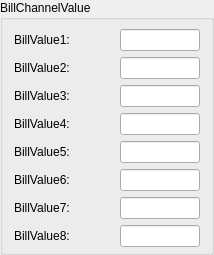
      <widget class="QGroupBox" name="groupBoxBill">
       <property name="sizePolicy">
        <sizepolicy hsizetype="Fixed" vsizetype="Preferred">
         <horstretch>0</horstretch>
         <verstretch>0</verstretch>
        </sizepolicy>
       </property>
       <property name="maximumSize">
        <size>
         <width>208</width>
         <height>16777215</height>
        </size>
       </property>
       <property name="title">
        <string>BillChannelValue</string>
       </property>
       <layout class="QVBoxLayout" name="verticalLayout_2">
        <property name="topMargin">
         <number>9</number>
        </property>
        <property name="bottomMargin">
         <number>5</number>
        </property>
        <item>
         <layout class="QHBoxLayout" name="horizontalLayout_31">
          <item>
           <widget class="QLabel" name="billValue_label">
            <property name="minimumSize">
             <size>
              <width>100</width>
              <height>0</height>
             </size>
            </property>
            <property name="maximumSize">
             <size>
              <width>100</width>
              <height>16777215</height>
             </size>
            </property>
            <property name="text">
             <string>BillValue1:</string>
            </property>
           </widget>
          </item>
          <item>
           <widget class="QLineEdit" name="billValue_lineEdit">
            <property name="minimumSize">
             <size>
              <width>80</width>
              <height>0</height>
             </size>
            </property>
            <property name="maximumSize">
             <size>
              <width>80</width>
              <height>16777215</height>
             </size>
            </property>
            <property name="text">
             <string/>
            </property>
            <property name="readOnly">
             <bool>false</bool>
            </property>
           </widget>
          </item>
         </layout>
        </item>
        <item>
         <layout class="QHBoxLayout" name="horizontalLayout_32">
          <item>
           <widget class="QLabel" name="billValue_label_2">
            <property name="minimumSize">
             <size>
              <width>100</width>
              <height>0</height>
             </size>
            </property>
            <property name="maximumSize">
             <size>
              <width>100</width>
              <height>16777215</height>
             </size>
            </property>
            <property name="text">
             <string>BillValue2:</string>
            </property>
           </widget>
          </item>
          <item>
           <widget class="QLineEdit" name="billValue_lineEdit_2">
            <property name="minimumSize">
             <size>
              <width>80</width>
              <height>0</height>
             </size>
            </property>
            <property name="maximumSize">
             <size>
              <width>80</width>
              <height>16777215</height>
             </size>
            </property>
            <property name="text">
             <string/>
            </property>
            <property name="readOnly">
             <bool>false</bool>
            </property>
           </widget>
          </item>
         </layout>
        </item>
        <item>
         <layout class="QHBoxLayout" name="horizontalLayout_33">
          <item>
           <widget class="QLabel" name="billValue_label_3">
            <property name="minimumSize">
             <size>
              <width>100</width>
              <height>0</height>
             </size>
            </property>
            <property name="maximumSize">
             <size>
              <width>100</width>
              <height>16777215</height>
             </size>
            </property>
            <property name="text">
             <string>BillValue3:</string>
            </property>
           </widget>
          </item>
          <item>
           <widget class="QLineEdit" name="billValue_lineEdit_3">
            <property name="minimumSize">
             <size>
              <width>80</width>
              <height>0</height>
             </size>
            </property>
            <property name="maximumSize">
             <size>
              <width>80</width>
              <height>16777215</height>
             </size>
            </property>
            <property name="text">
             <string/>
            </property>
            <property name="readOnly">
             <bool>false</bool>
            </property>
           </widget>
          </item>
         </layout>
        </item>
        <item>
         <layout class="QHBoxLayout" name="horizontalLayout_34">
          <item>
           <widget class="QLabel" name="billValue_label_4">
            <property name="minimumSize">
             <size>
              <width>100</width>
              <height>0</height>
             </size>
            </property>
            <property name="maximumSize">
             <size>
              <width>100</width>
              <height>16777215</height>
             </size>
            </property>
            <property name="text">
             <string>BillValue4:</string>
            </property>
           </widget>
          </item>
          <item>
           <widget class="QLineEdit" name="billValue_lineEdit_4">
            <property name="minimumSize">
             <size>
              <width>80</width>
              <height>0</height>
             </size>
            </property>
            <property name="maximumSize">
             <size>
              <width>80</width>
              <height>16777215</height>
             </size>
            </property>
            <property name="text">
             <string/>
            </property>
            <property name="readOnly">
             <bool>false</bool>
            </property>
           </widget>
          </item>
         </layout>
        </item>
        <item>
         <layout class="QHBoxLayout" name="horizontalLayout_35">
          <item>
           <widget class="QLabel" name="billValue_label_5">
            <property name="minimumSize">
             <size>
              <width>100</width>
              <height>0</height>
             </size>
            </property>
            <property name="maximumSize">
             <size>
              <width>100</width>
              <height>16777215</height>
             </size>
            </property>
            <property name="text">
             <string>BillValue5:</string>
            </property>
           </widget>
          </item>
          <item>
           <widget class="QLineEdit" name="billValue_lineEdit_5">
            <property name="minimumSize">
             <size>
              <width>80</width>
              <height>0</height>
             </size>
            </property>
            <property name="maximumSize">
             <size>
              <width>80</width>
              <height>16777215</height>
             </size>
            </property>
            <property name="text">
             <string/>
            </property>
            <property name="readOnly">
             <bool>false</bool>
            </property>
           </widget>
          </item>
         </layout>
        </item>
        <item>
         <layout class="QHBoxLayout" name="horizontalLayout_36">
          <item>
           <widget class="QLabel" name="billValue_label_6">
            <property name="minimumSize">
             <size>
              <width>100</width>
              <height>0</height>
             </size>
            </property>
            <property name="maximumSize">
             <size>
              <width>100</width>
              <height>16777215</height>
             </size>
            </property>
            <property name="text">
             <string>BillValue6:</string>
            </property>
           </widget>
          </item>
          <item>
           <widget class="QLineEdit" name="billValue_lineEdit_6">
            <property name="minimumSize">
             <size>
              <width>80</width>
              <height>0</height>
             </size>
            </property>
            <property name="maximumSize">
             <size>
              <width>80</width>
              <height>16777215</height>
             </size>
            </property>
            <property name="text">
             <string/>
            </property>
            <property name="readOnly">
             <bool>false</bool>
            </property>
           </widget>
          </item>
         </layout>
        </item>
        <item>
         <layout class="QHBoxLayout" name="horizontalLayout_37">
          <item>
           <widget class="QLabel" name="billValue_label_7">
            <property name="minimumSize">
             <size>
              <width>100</width>
              <height>0</height>
             </size>
            </property>
            <property name="maximumSize">
             <size>
              <width>100</width>
              <height>16777215</height>
             </size>
            </property>
            <property name="text">
             <string>BillValue7:</string>
            </property>
           </widget>
          </item>
          <item>
           <widget class="QLineEdit" name="billValue_lineEdit_7">
            <property name="minimumSize">
             <size>
              <width>80</width>
              <height>0</height>
             </size>
            </property>
            <property name="maximumSize">
             <size>
              <width>80</width>
              <height>16777215</height>
             </size>
            </property>
            <property name="text">
             <string/>
            </property>
            <property name="readOnly">
             <bool>false</bool>
            </property>
           </widget>
          </item>
         </layout>
        </item>
        <item>
         <layout class="QHBoxLayout" name="horizontalLayout_38">
          <item>
           <widget class="QLabel" name="billValue_label_8">
            <property name="minimumSize">
             <size>
              <width>100</width>
              <height>0</height>
             </size>
            </property>
            <property name="maximumSize">
             <size>
              <width>100</width>
              <height>16777215</height>
             </size>
            </property>
            <property name="text">
             <string>BillValue8:</string>
            </property>
           </widget>
          </item>
          <item>
           <widget class="QLineEdit" name="billValue_lineEdit_8">
            <property name="minimumSize">
             <size>
              <width>80</width>
              <height>0</height>
             </size>
            </property>
            <property name="maximumSize">
             <size>
              <width>80</width>
              <height>16777215</height>
             </size>
            </property>
            <property name="text">
             <string/>
            </property>
            <property name="readOnly">
             <bool>false</bool>
            </property>
           </widget>
          </item>
         </layout>
        </item>
       </layout>
      </widget>
